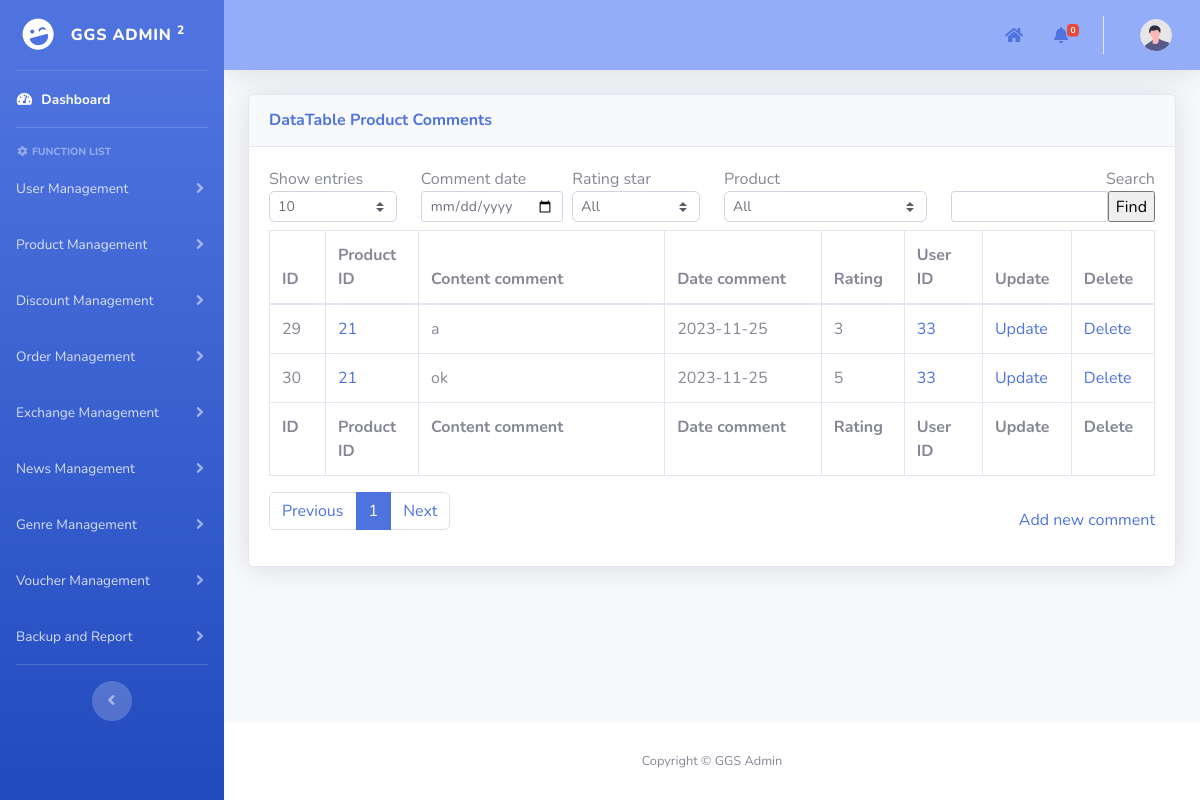
The page /admin/pages/productManagement/product_comments.php on the database as committed earlier.
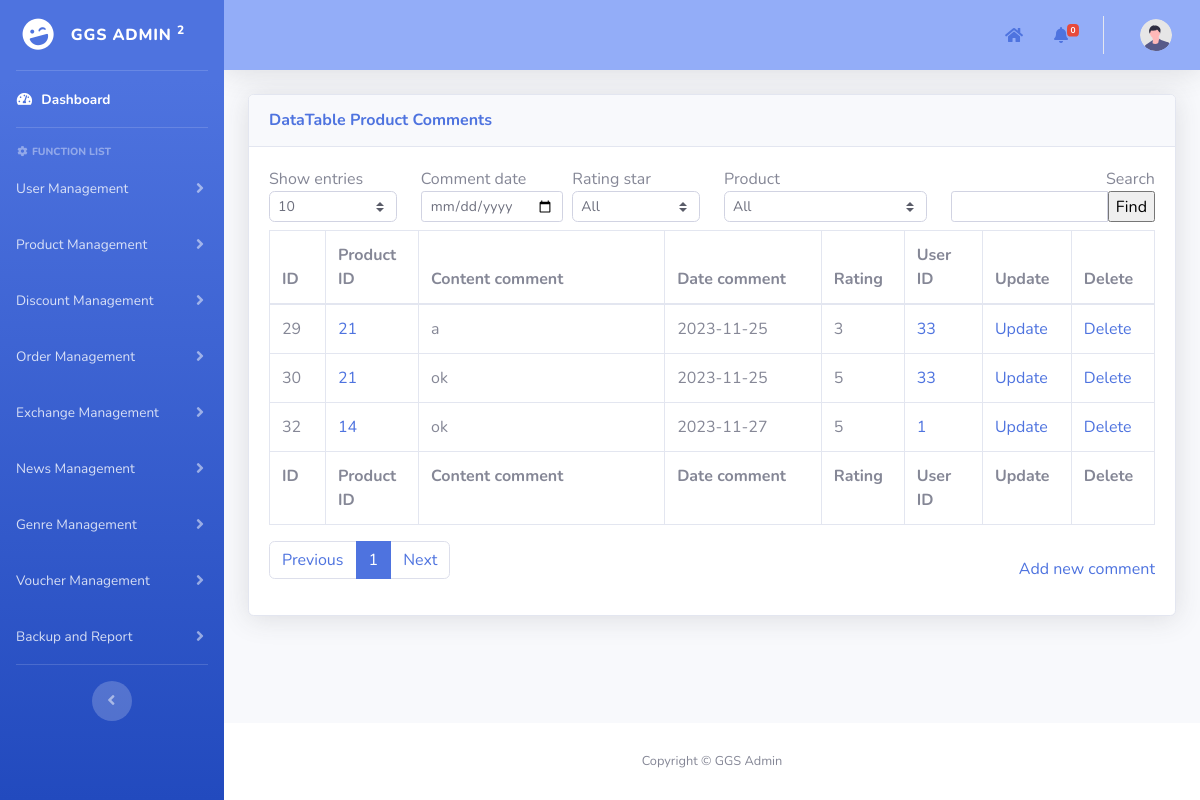
The same page on the database as committed later.
### tables this page shows
CREATE TABLE `product_comments` (
  `id` int(11) NOT NULL AUTO_INCREMENT,
  `comment` text NOT NULL,
  `comment_date` date NOT NULL,
  `rating` enum('1','2','3','4','5') DEFAULT NULL,
  `product_id` int(11) NOT NULL,
  `user_id` int(11) NOT NULL,
  PRIMARY KEY (`id`),
  KEY `fk_product` (`product_id`),
  KEY `fk_user` (`user_id`),
  CONSTRAINT `fk_product` FOREIGN KEY (`product_id`) REFERENCES `products` (`id`) ON DELETE CASCADE ON UPDATE CASCADE,
  CONSTRAINT `fk_user` FOREIGN KEY (`user_id`) REFERENCES `users` (`id`) ON DELETE CASCADE ON UPDATE CASCADE
);

### admin/pages/add_template.php (called while the page is built, shortened)
<?php
include("../template/template.php");
?>

### admin/pages/productManagement/product_comments.php (the view, shortened to what the rows shown need)
<?php
include("../add_template.php");
function main()
{
    include("../../../mod/database_connection.php");
    $search = isset($_POST["search"]) ? $_POST["search"] : "";
    $show_entries = isset($_POST["show_entries"]) ? $_POST["show_entries"] : 10;
    if (isset($_GET['page'])) {
        $page = $_GET['page'];
    } else {
        $page = 1;
    }
    if ($page == 1) {
        $begin = 0;
    } else {
        $begin = ($page * $show_entries) - $show_entries;
    }
    $query = "SELECT pc.*,p.product_name FROM product_comments pc, products p WHERE p.id = pc.id
     AND p.product_name LIKE ? ";
    $params = array("%" . $search . "%");
    $query .= "LIMIT ?, ?";
    $params[] = $begin;
    $params[] = $show_entries;
    $stmt = $conn->prepare($query);
    $stmt->bind_param(str_repeat("s", count($params)), ...$params);
    if (!$stmt->execute()) {
        die("Execute failed: " . $stmt->error);
    }
    $result = $stmt->get_result();
    ?>
    <div class="container-fluid">
        <form method="post" name="frmDataDiscount">
            <div class="card shadow mb-4">
                <div class="card-body">
                    <div class="table-responsive">
                        <div id="dataTable_wrapper" class="dataTables_wrapper dt-bootstrap4">
                            <div id="table_data_return">
                                <div class="row">
                                    <div class="col-sm-12">
                                        <table class="table table-bordered dataTable" id="dataTable" width="100%"
                                            cellspacing="0" role="grid" aria-describedby="dataTable_info"
                                            style="width: 100%;">
                                            <thead>
                                                <tr role="row">
                                                    <th class="sorting sorting_asc" tabindex="0" aria-controls="dataTable"
                                                        rowspan="1" colspan="1" aria-sort="ascending"
                                                        aria-label="ID: activate to sort column descending"
                                                        style="width: 50px;">
                                                        ID
                                                    </th>
                                                    <th class="sorting" tabindex="0" aria-controls="dataTable" rowspan="1"
                                                        colspan="1"
                                                        aria-label="Order date: activate to sort column ascending"
                                                        style="width: 70px;">
                                                        Product ID</th>
                                                    <th class="sorting" tabindex="0" aria-controls="dataTable" rowspan="1"
                                                        colspan="1" aria-label="Customer: activate to sort column ascending"
                                                        style="width: 220px;">
                                                        Content comment
                                                    </th>
                                                    <th class="sorting" tabindex="0" aria-controls="dataTable" rowspan="1"
                                                        colspan="1"
                                                        aria-label="Total amount: activate to sort column ascending"
                                                        style="width: 140px;">
                                                        Date comment
                                                    </th>
                                                    <th class="sorting" tabindex="0" aria-controls="dataTable" rowspan="1"
                                                        colspan="1" aria-label="Status: activate to sort column ascending"
                                                        style="width: 70px;">
                                                        Rating</th>
                                                    <th class="sorting" tabindex="0" aria-controls="dataTable" rowspan="1"
                                                        colspan="1" aria-label="Status: activate to sort column ascending"
                                                        style="width: 70px;">
                                                        User ID</th>
                                                    <th class="sorting" tabindex="0" aria-controls="dataTable" rowspan="1"
                                                        colspan="1" aria-label="Age: activate to sort column ascending"
                                                        style="width: 70px;">Update
                                                    </th>
                                                    <th class="sorting" tabindex="0" aria-controls="dataTable" rowspan="1"
                                                        colspan="1" aria-label="Age: activate to sort column ascending"
                                                        style="width: 70px;">Delete
                                                    </th>
                                                </tr>
                                            </thead>
                                            <tfoot>
                                                <tr>
                                                    <th rowspan="1" colspan="1">ID</th>
                                                    <th rowspan="1" colspan="1">Product ID</th>
                                                    <th rowspan="1" colspan="1">Content comment</th>
                                                    <th rowspan="1" colspan="1">Date comment</th>
                                                    <th rowspan="1" colspan="1">Rating</th>
                                                    <th rowspan="1" colspan="1">User ID</th>
                                                    <th rowspan="1" colspan="1">Update</th>
                                                    <th rowspan="1" colspan="1">Delete</th>
                                                </tr>
                                            </tfoot>
                                            <tbody>
                                                <?php
                                                if ($result->num_rows > 0) {
                                                    while ($row = $result->fetch_assoc()) { ?>
                                                        <tr>
                                                            <td>
                                                                <?php echo $row['id']; ?>
                                                            </td>
                                                            <td>
                                                                <a href="./products_management.php?id=<?= $row['product_id']; ?>">
                                                                    <?= $row['product_id']; ?>
                                                                </a>
                                                            </td>
                                                            <td>
                                                                <?php echo $row['comment']; ?>
                                                            </td>
                                                            <td>
                                                                <?php echo $row['comment_date']; ?>
                                                            </td>
                                                            <td>
                                                                <?php echo $row['rating']; ?>
                                                            </td>
                                                            <td>
                                                                <a href="../userMangement/users_management.php?id=<?= $row['user_id']; ?>">
                                                                    <?= $row['user_id']; ?>
                                                                </a>
                                                            </td>
                                                            <td><a href="update_product_comment.php?id=<?php echo $row['id']; ?>">Update</a>
                                                            </td>
                                                            <td><a
                                                                    href="javascript:deleteItem(<?php echo $row['id']; ?>)">Delete</a>
                                                            </td>
                                                        </tr>
                                                        <?php
                                                    }
                                                } else {
                                                    echo '<td style="border: none;">No results found.</td>';
                                                }
                                                ?>
                                            </tbody>
                                        </table>
                                    </div>
                                </div>
                            </div>
                        </div>
                    </div>
                </div>
            </div>
        </form>
    </div>
<?php }
?>

Rows that differ between the two databases and show on the page:
added product_comments: id "32", product "14", comment "ok", comment_date "2023-11-27", rating "5", user "1"
